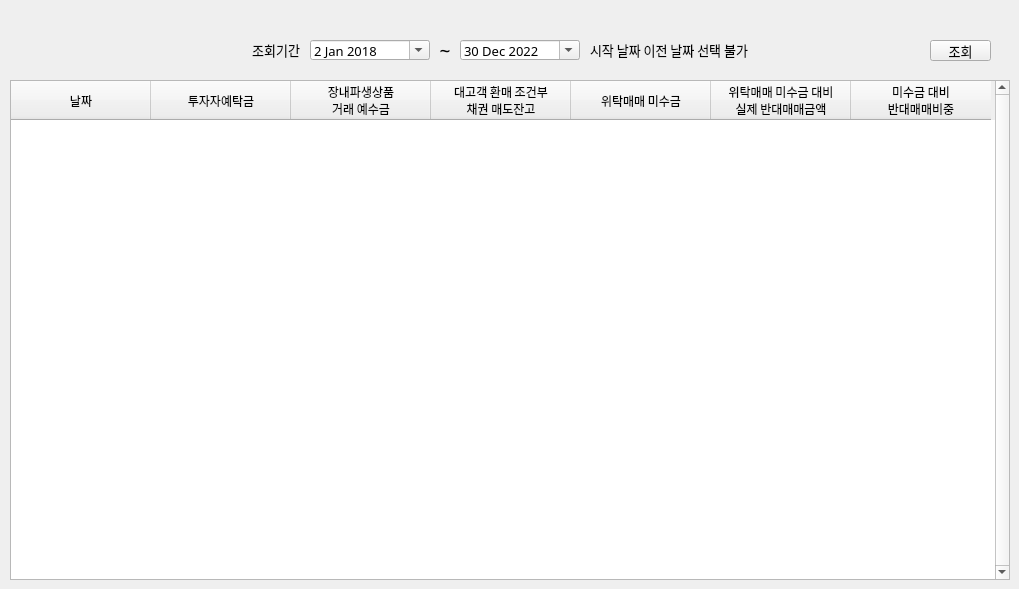
      <widget class="QWidget" name="covering_tab_search" native="true">
       <attribute name="title">
        <string>반대매매</string>
       </attribute>
       <widget class="QWidget" name="covering_group_search" native="true">
        <property name="geometry">
         <rect>
          <x>240</x>
          <y>30</y>
          <width>571</width>
          <height>41</height>
         </rect>
        </property>
        <widget class="QDateEdit" name="covering_date_after">
         <property name="geometry">
          <rect>
           <x>220</x>
           <y>10</y>
           <width>120</width>
           <height>20</height>
          </rect>
         </property>
         <property name="font">
          <font>
           <family>맑은 고딕</family>
           <pointsize>10</pointsize>
          </font>
         </property>
         <property name="focusPolicy">
          <enum>Qt::WheelFocus</enum>
         </property>
         <property name="dateTime">
          <datetime>
           <hour>0</hour>
           <minute>0</minute>
           <second>0</second>
           <year>2022</year>
           <month>12</month>
           <day>30</day>
          </datetime>
         </property>
         <property name="maximumDateTime">
          <datetime>
           <hour>23</hour>
           <minute>59</minute>
           <second>59</second>
           <year>3000</year>
           <month>12</month>
           <day>31</day>
          </datetime>
         </property>
         <property name="minimumDateTime">
          <datetime>
           <hour>0</hour>
           <minute>0</minute>
           <second>0</second>
           <year>1900</year>
           <month>1</month>
           <day>1</day>
          </datetime>
         </property>
         <property name="calendarPopup">
          <bool>true</bool>
         </property>
        </widget>
        <widget class="QDateEdit" name="covering_date_before">
         <property name="geometry">
          <rect>
           <x>70</x>
           <y>10</y>
           <width>120</width>
           <height>20</height>
          </rect>
         </property>
         <property name="font">
          <font>
           <family>맑은 고딕</family>
           <pointsize>10</pointsize>
          </font>
         </property>
         <property name="focusPolicy">
          <enum>Qt::WheelFocus</enum>
         </property>
         <property name="dateTime">
          <datetime>
           <hour>0</hour>
           <minute>0</minute>
           <second>0</second>
           <year>2018</year>
           <month>1</month>
           <day>2</day>
          </datetime>
         </property>
         <property name="maximumDateTime">
          <datetime>
           <hour>23</hour>
           <minute>59</minute>
           <second>59</second>
           <year>3000</year>
           <month>12</month>
           <day>30</day>
          </datetime>
         </property>
         <property name="minimumDateTime">
          <datetime>
           <hour>0</hour>
           <minute>0</minute>
           <second>0</second>
           <year>1900</year>
           <month>1</month>
           <day>1</day>
          </datetime>
         </property>
         <property name="calendarPopup">
          <bool>true</bool>
         </property>
        </widget>
        <widget class="QLabel" name="label">
         <property name="geometry">
          <rect>
           <x>190</x>
           <y>10</y>
           <width>30</width>
           <height>20</height>
          </rect>
         </property>
         <property name="font">
          <font>
           <family>맑은 고딕</family>
           <pointsize>14</pointsize>
          </font>
         </property>
         <property name="text">
          <string>~</string>
         </property>
         <property name="alignment">
          <set>Qt::AlignCenter</set>
         </property>
        </widget>
        <widget class="QLabel" name="label_3">
         <property name="geometry">
          <rect>
           <x>0</x>
           <y>10</y>
           <width>60</width>
           <height>20</height>
          </rect>
         </property>
         <property name="font">
          <font>
           <family>맑은 고딕</family>
           <pointsize>10</pointsize>
          </font>
         </property>
         <property name="text">
          <string>조회기간</string>
         </property>
         <property name="alignment">
          <set>Qt::AlignRight|Qt::AlignTrailing|Qt::AlignVCenter</set>
         </property>
        </widget>
        <widget class="QLabel" name="covering_label_impossible">
         <property name="geometry">
          <rect>
           <x>350</x>
           <y>10</y>
           <width>210</width>
           <height>20</height>
          </rect>
         </property>
         <property name="font">
          <font>
           <family>맑은 고딕</family>
           <pointsize>10</pointsize>
          </font>
         </property>
         <property name="text">
          <string>시작 날짜 이전 날짜 선택 불가</string>
         </property>
         <property name="alignment">
          <set>Qt::AlignLeading|Qt::AlignLeft|Qt::AlignVCenter</set>
         </property>
        </widget>
       </widget>
       <widget class="QPushButton" name="covering_btn_search">
        <property name="geometry">
         <rect>
          <x>930</x>
          <y>40</y>
          <width>61</width>
          <height>21</height>
         </rect>
        </property>
        <property name="font">
         <font>
          <family>맑은 고딕</family>
          <pointsize>10</pointsize>
         </font>
        </property>
        <property name="text">
         <string>조회</string>
        </property>
       </widget>
       <widget class="QTableWidget" name="covering_table">
        <property name="geometry">
         <rect>
          <x>10</x>
          <y>80</y>
          <width>1000</width>
          <height>500</height>
         </rect>
        </property>
        <property name="font">
         <font>
          <family>맑은 고딕</family>
          <pointsize>9</pointsize>
         </font>
        </property>
        <property name="styleSheet">
         <string notr="true"/>
        </property>
        <property name="verticalScrollBarPolicy">
         <enum>Qt::ScrollBarAlwaysOn</enum>
        </property>
        <property name="editTriggers">
         <set>QAbstractItemView::NoEditTriggers</set>
        </property>
        <property name="sortingEnabled">
         <bool>true</bool>
        </property>
        <property name="wordWrap">
         <bool>true</bool>
        </property>
        <property name="cornerButtonEnabled">
         <bool>true</bool>
        </property>
        <attribute name="horizontalHeaderMinimumSectionSize">
         <number>40</number>
        </attribute>
        <attribute name="horizontalHeaderDefaultSectionSize">
         <number>140</number>
        </attribute>
        <attribute name="verticalHeaderVisible">
         <bool>false</bool>
        </attribute>
        <attribute name="verticalHeaderMinimumSectionSize">
         <number>25</number>
        </attribute>
        <attribute name="verticalHeaderDefaultSectionSize">
         <number>30</number>
        </attribute>
        <column>
         <property name="text">
          <string>날짜</string>
         </property>
        </column>
        <column>
         <property name="text">
          <string>투자자예탁금</string>
         </property>
        </column>
        <column>
         <property name="text">
          <string>장내파생상품
거래 예수금</string>
         </property>
        </column>
        <column>
         <property name="text">
          <string>대고객 환매 조건부
채권 매도잔고</string>
         </property>
        </column>
        <column>
         <property name="text">
          <string>위탁매매 미수금</string>
         </property>
        </column>
        <column>
         <property name="text">
          <string>위탁매매 미수금 대비
실제 반대매매금액</string>
         </property>
        </column>
        <column>
         <property name="text">
          <string>미수금 대비
반대매매비중</string>
         </property>
        </column>
       </widget>
       <zorder>covering_btn_search</zorder>
       <zorder>covering_table</zorder>
       <zorder>covering_group_search</zorder>
      </widget>
